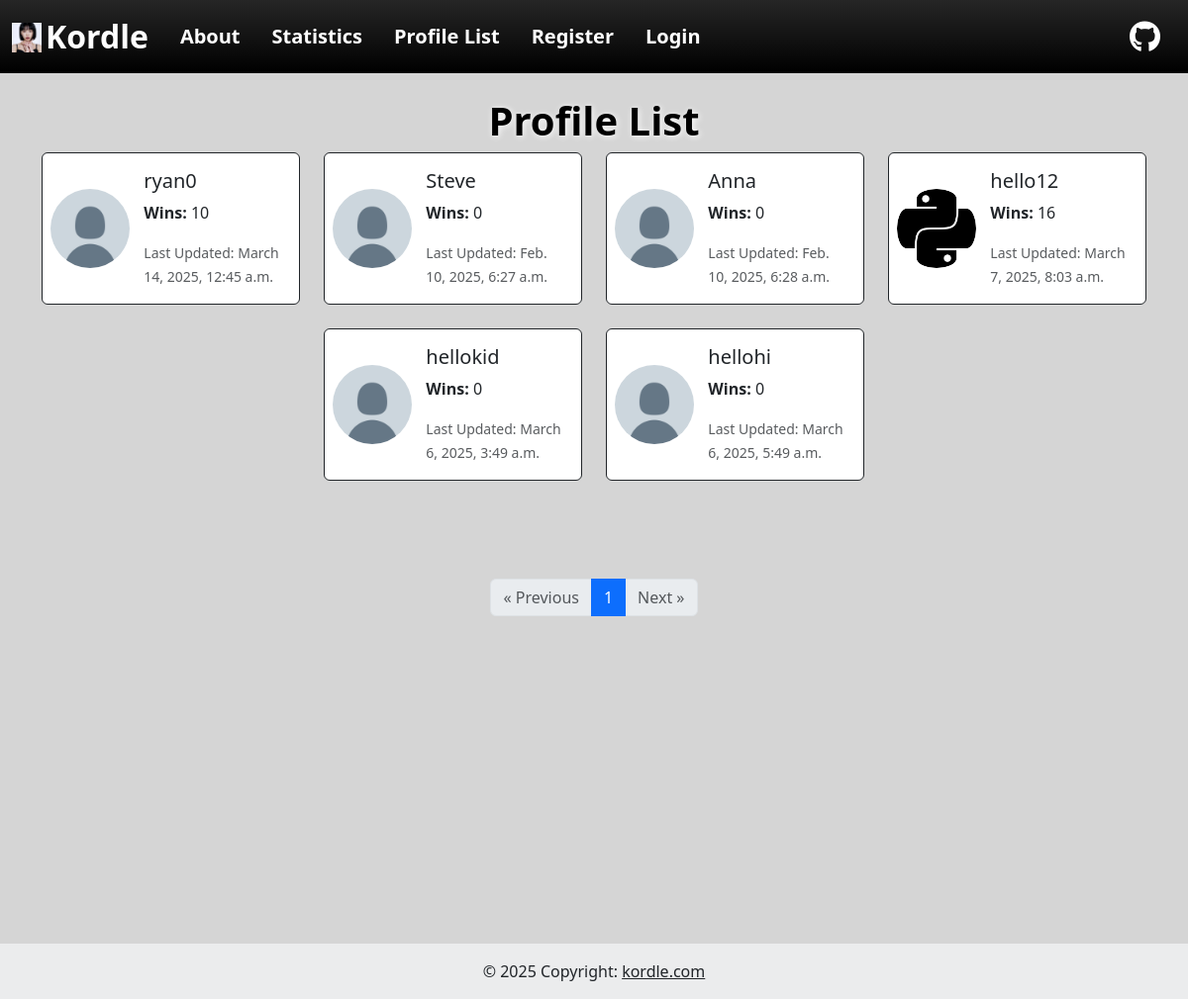
Before: /profile_list/ with the older database file.
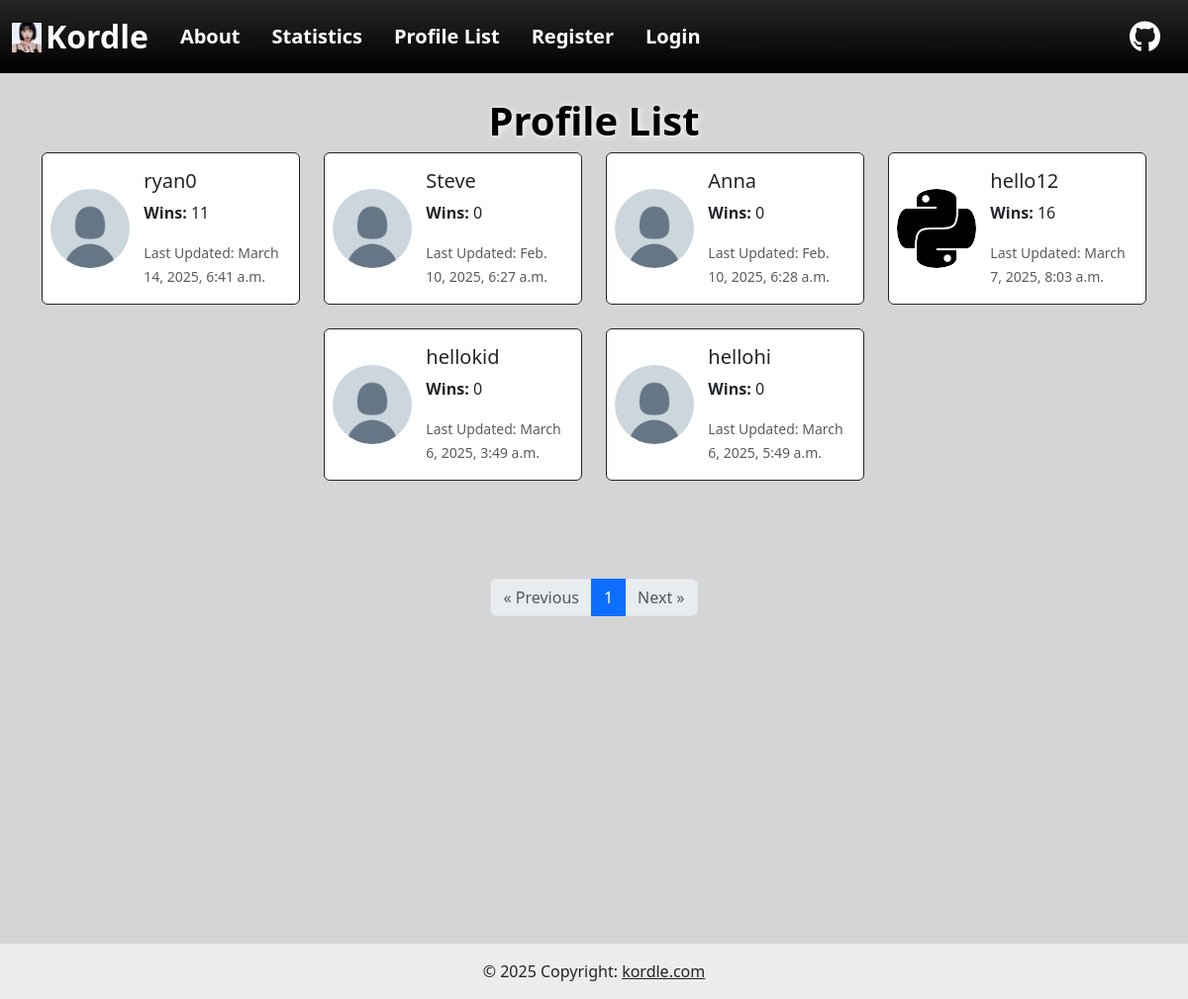
After: the same page with the newer database file.
### myApp/models.py (models this page shows, shortened)
class Profile(models.Model):
    user = models.OneToOneField(User, on_delete=models.CASCADE)
    wins = models.PositiveIntegerField(default=0)
    date_modified = models.DateTimeField(User, auto_now=True)
    profile_image = models.ImageField(null=True, blank=True, upload_to='images/')

### myApp/views.py (the view)
# urls.py: path('profile_list/', views.profile_list, name='profile_list'),
def profile_list(request):
    profiles = Profile.objects.all()
    paginator = Paginator(profiles, 10)
    page_number = request.GET.get("page")
    page_obj = paginator.get_page(page_number)
    return render(request, "profile_list.html", {"page_obj": page_obj})

### myApp/templates/profile_list.html (shortened to what this page needs)
{% extends "./base.html" %}
{% load static %}
{% block content %}
<body style="background-color: rgb(213, 213, 213);">
    <h1 class="text-center fs-1 fw-bold text-black" style="text-shadow: 1px 1px 6px white;">Profile List</h1>
    {% if page_obj %}
    <div class="min-vh-100">
        <div class="row justify-content-center" style="margin-bottom: 75px;">
            {% for profile in page_obj %}
                <div class="col-md-6 col-lg-3 d-flex justify-content-center">
                    <div class="card mb-4 bg-white border-dark" style="max-width: 400px;">
                        <div class="row g-0">
                            <div class="col-4 d-flex align-items-center">
                                {% if profile.profile_image %}
                                <img src="{{ profile.profile_image.url }}" width="80", height="80", class="ms-2 rounded-circle" alt="Profile Image">
                                {% else %}
                                <img src="{% static 'myApp/images/7ayjc8s4j2n61.png' %}" width="80", height="80", class="ms-2 rounded-circle" alt="Profile Image">
                                {% endif %}
                            </div>
                            <div class="col-8">
                                <div class="card-body">
                                    <h5 class="card-title">{{ profile.user.username }}</h5>
                                    <p class="card-text"><strong>Wins:</strong> {{ profile.wins }}</p>
                                    <p class="card-text"><small class="text-body-secondary">Last Updated: {{ profile.date_modified }}</small></p>
                                </div>
                            </div>
                        </div>
                    </div>
                </div>
            {% endfor %}
        </div>
        <div class="d-flex justify-content-center">
            <nav aria-label="Page navigation">
                <ul class="pagination">
                    {% if page_obj.has_previous %}
                        <li class="page-item">
                            <a class="page-link" href="?page={{ page_obj.previous_page_number }}" aria-label="Previous">
                                &laquo; Previous
                            </a>
                        </li>
                    {% else %}
                        <li class="page-item disabled">
                            <span class="page-link">&laquo; Previous</span>
                        </li>
                    {% endif %}
                    {% for num in page_obj.paginator.page_range %}
                        {% if page_obj.number == num %}
                            <li class="page-item active"><span class="page-link">{{ num }}</span></li>
                        {% else %}
                            <li class="page-item">
                                <a class="page-link" href="?page={{ num }}">{{ num }}</a>
                            </li>
                        {% endif %}
                    {% endfor %}
                    {% if page_obj.has_next %}
                        <li class="page-item">
                            <a class="page-link" href="?page={{ page_obj.next_page_number }}" aria-label="Next">
                                Next &raquo;
                            </a>
                        </li>
                    {% else %}
                        <li class="page-item disabled">
                            <span class="page-link">Next &raquo;</span>
                        </li>
                    {% endif %}
                </ul>
            </nav>
        </div>
    </div>
    {% else %}
        <p class="text-center text-muted">No profiles found.</p>
    {% endif %}
</body>
{% endblock %}

### myApp/templates/base.html (shortened to what this page needs)
<!DOCTYPE html>
{% load static %}
<html lang="en">
<head>
    <link href="https://cdn.jsdelivr.net/npm/bootstrap@5.3.3/dist/css/bootstrap.min.css" rel="stylesheet">
</head>
<body>
    <nav class="navbar navbar-expand-lg navbar-dark bg-black bg-gradient">
        <div class="container-fluid">
            <a class="navbar-brand text-white fw-bold fs-2" href="{% url 'home' %}"><img class="mb-1 me-1" src="{% static 'myApp/images/facecard/chaewon.jpg' %}" width="30" height="30">Kordle</a>
            <div class="collapse navbar-collapse" id="navbarNavDropdown">
                <ul class="navbar-nav">
                    <li class="nav-item mx-2">
                        <a class="nav-link active text-white fw-bold fs-5" aria-current="page" href="{% url 'about' %}">About</a>
                    </li>
                    <li class="nav-item mx-2">
                        <a class="nav-link text-white fw-bold fs-5" href="{% url 'statistics' %}">Statistics</a>
                    </li>
                    <li class="nav-item mx-2">
                        <a class="nav-link text-white fw-bold fs-5" href="{% url 'profile_list' %}">Profile List</a>
                    </li>
                    {% if user.is_authenticated %}
                        <li class="nav-item mx-2">
                            <a class="nav-link text-white fw-bold fs-5" href="{% url 'update_user' %}">Edit Profile</a>
                        </li>
                        <li class="nav-item mx-2">
                            <a class="nav-link text-white fw-bold fs-5" href="{% url 'logout' %}">Logout</a>
                        </li>
                    {% else %}
                        <li class="nav-item mx-2">
                            <a class="nav-link text-white fw-bold fs-5" href="{% url 'register' %}">Register</a>
                        </li>
                        <li class="nav-item mx-2">
                            <a class="nav-link text-white fw-bold fs-5" href="{% url 'login' %}">Login</a>
                        </li>
                    {% endif %}
                </ul>
                <a class="navbar-brand text-white fw-bold fs-2 ms-auto" href="https://github.com/Ryan11c"><i class="fa-brands fa-github" style="color: white;"></i></a>
            </div>
        </div>
    </nav>
    <div class="container mt-4">
        {% block content %}
        {% endblock %}
    </div>
    <footer class="bg-body-tertiary text-center text-lg-start">
        <div class="text-center p-3" style="background-color: rgba(0, 0, 0, 0.05);">
          © 2025 Copyright:
          <a class="text-body" href="#">kordle.com</a>
        </div>
      </footer>
</body>
</html>

Changed rows visible on the page:
changed Profile "ryan0": wins "10" → "11"; date_modified "March 14, 2025, 12:45 a.m." → "March 14, 2025, 6:41 a.m."
